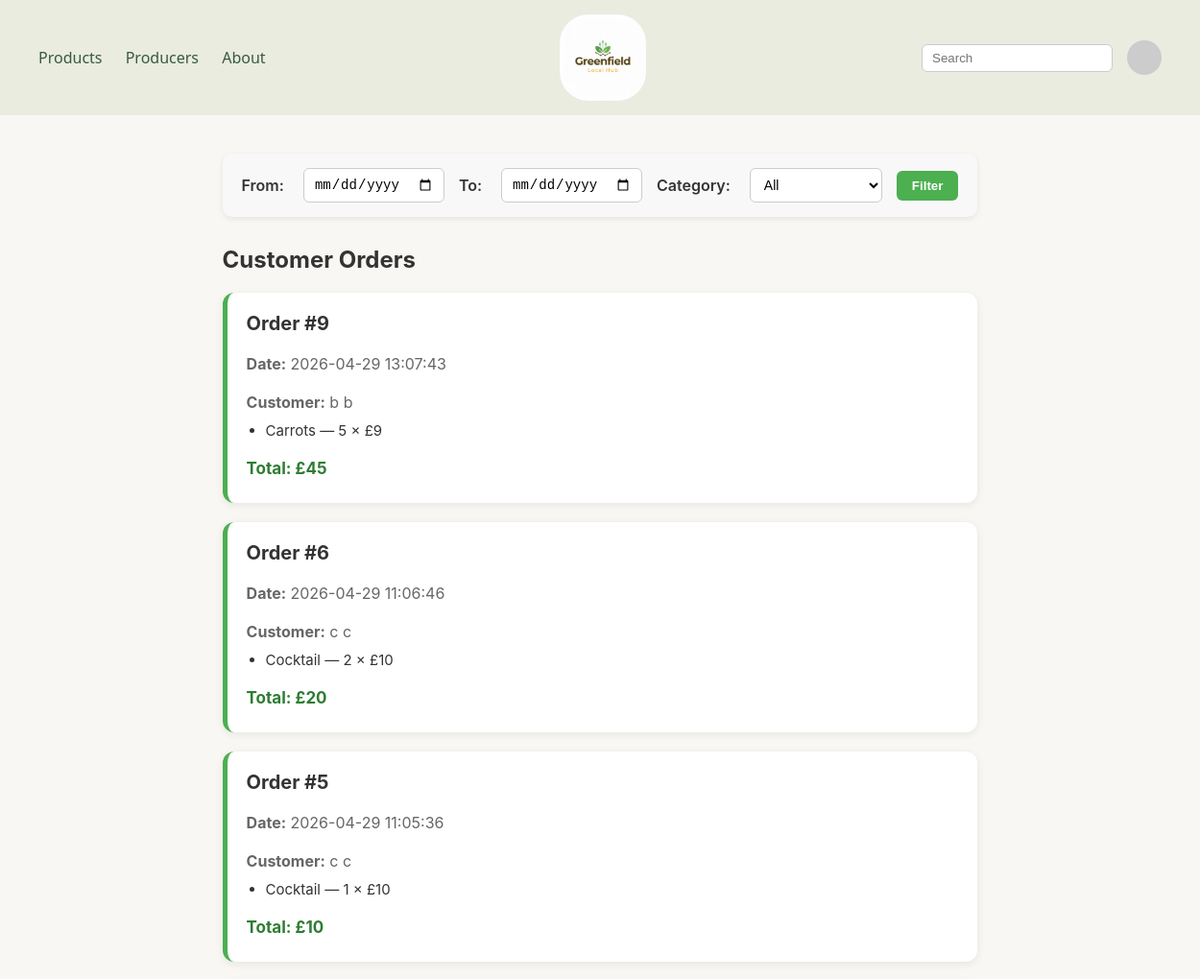
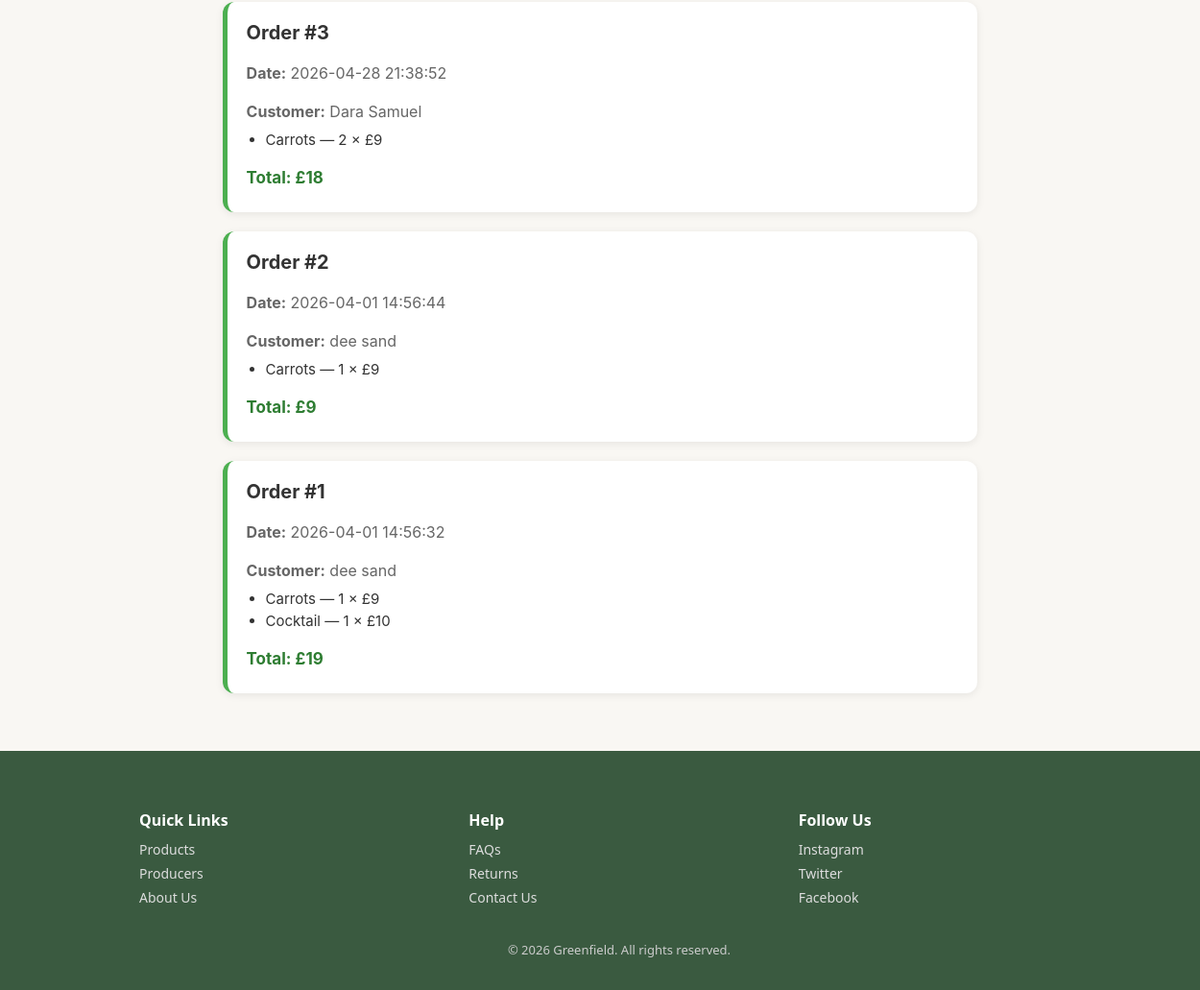
Screenshot of /producer/orders (signed in) with the database file from the repository (2 pictures, top to bottom).
### tables this page shows
CREATE TABLE orders (
        order_id INTEGER PRIMARY KEY AUTOINCREMENT,
        user_id INTEGER,
        order_date TEXT,
        total_price REAL,
        delivery_method TEXT,
        delivery_address TEXT,
        FOREIGN KEY(user_id) REFERENCES users(user_id)
    );

CREATE TABLE order_item (
        order_item_id INTEGER PRIMARY KEY AUTOINCREMENT,
        order_id INTEGER,
        product_id INTEGER,
        quantity INTEGER,
        FOREIGN KEY(order_id) REFERENCES orders(order_id),
        FOREIGN KEY(product_id) REFERENCES product(product_id)
    );

CREATE TABLE product (
        product_id INTEGER PRIMARY KEY AUTOINCREMENT,
        producer_id INTEGER,
        category_id INTEGER,
        product_name TEXT,
        description TEXT,
        price DECIMAL,
        stock_quantity INTEGER,
        unit TEXT,
        origin TEXT,
        quantity REAL,
        image_path TEXT,
        FOREIGN KEY (producer_id) REFERENCES producer(producer_id),
        FOREIGN KEY (category_id) REFERENCES category(category_id)
    );

### app.py (the view)
@app.route("/producer/orders")
def producer_orders():
    role_id = session.get("role_id")
    producer_id = session.get("producer_id")
    if role_id != 1:
        return redirect("/")
    date_from = request.args.get("date_from")
    date_to = request.args.get("date_to")
    category = request.args.get("category")
    conn = get_db()
    cur = conn.cursor()
    query = """
        SELECT DISTINCT o.order_id, o.order_date,
               u.first_name || ' ' || u.last_name AS customer_name
        FROM orders o
        JOIN order_item oi ON o.order_id = oi.order_id
        JOIN product p ON oi.product_id = p.product_id
        JOIN user u ON o.user_id = u.user_id
        WHERE p.producer_id = ?
    """
    params = [producer_id]
    if date_from:
        query += " AND date(o.order_date) >= date(?)"
        params.append(date_from)
    if date_to:
        query += " AND date(o.order_date) <= date(?)"
        params.append(date_to)
    if category:
        query += " AND p.category_id = ?"
        params.append(int(category))
    query += " ORDER BY o.order_date DESC"
    cur.execute(query, params)
    order_rows = cur.fetchall()
    orders = []
    for row in order_rows:
        order_id = row["order_id"]
        cur.execute("""
            SELECT p.product_name, oi.quantity, p.price
            FROM order_item oi
            JOIN product p ON oi.product_id = p.product_id
            WHERE oi.order_id = ? AND p.producer_id = ?
        """, (order_id, producer_id))
        items = cur.fetchall()
        total = sum(i["quantity"] * i["price"] for i in items)
        orders.append({
            "order_id": order_id,
            "order_date": row["order_date"],
            "customer_name": row["customer_name"],
            "items": items,
            "total": total
        })
    conn.close()
    return render_template(
        "producer_orders.html",
        orders=orders,
        categories=get_categories()
    )

### app.py (called while the page is built)
def get_db():
    conn = sqlite3.connect(DB_NAME)
    conn.row_factory = sqlite3.Row
    return conn

@app.context_processor
def inject_user():
    user = None
    prefs = None
    if "user_id" in session:
        conn = get_db()
        cur = conn.cursor()
        cur.execute("SELECT first_name, loyalty_points FROM user WHERE user_id=?", (session["user_id"],))
        row = cur.fetchone()
        cur.execute("SELECT theme, text_size FROM user_preferences WHERE user_id=?", (session["user_id"],))
        prefs = cur.fetchone()
        conn.close()
        if row:
            user = {
                "first_name": row[0],
                "points": row[1],
            }
    return dict(user=user, prefs=prefs)

def get_categories():
    conn = get_db()
    cur = conn.cursor()
    cur.execute("SELECT category_id, category_name FROM category")
    return cur.fetchall()

### templates/producer_orders.html (shortened to what this page needs)
{% extends "base.html" %}
{% block content %}
<div class="orders-dashboard">
    <section class="filters" aria-label="Order filters">
        <form method="GET" action="{{ url_for('producer_orders') }}">
            <label for="date_from">From:</label>
            <input type="date" id="date_from" name="date_from"
                   value="{{ request.args.get('date_from', '') }}">
            <label for="date_to">To:</label>
            <input type="date" id="date_to" name="date_to"
                   value="{{ request.args.get('date_to', '') }}">
            <label for="category">Category:</label>
            <select name="category" id="category">
                <option value="">All</option>
            </select>
            <button type="submit" class="btn">Filter</button>
        </form>
    </section>
    <section class="orders-list">
        <h2>Customer Orders</h2>
        {% if orders %}
            {% for order in orders %}
                <div class="order-card">
                    <h3>Order #{{ order.order_id }}</h3>
                    <p><strong>Date:</strong> {{ order.order_date }}</p>
                    <p><strong>Customer:</strong> {{ order.customer_name }}</p>
                    <ul>
                        {% for item in order["items"] %}
                            <li>
                                {{ item.product_name }} — {{ item.quantity }} × £{{ item.price }}
                            </li>
                        {% endfor %}
                    </ul>
                    <p class="total"><strong>Total:</strong> £{{ order.total }}</p>
                </div>
            {% endfor %}
        {% else %}
            <p>No orders found for the selected filters. Try adjusting the date range or category.</p>
        {% endif %}
    </section>
</div>
{% endblock %}

### static/css/style.css (style rules this page uses)
body { margin: 0; font-family: 'Segoe UI', sans-serif; background: #f9f7f3; color: #333; height: 100%; display:flex; flex-direction: column; }
.order-card { background: #f9f9f9; padding: 20px; border-radius: 12px; box-shadow: 0 2px 8px rgba(0,0,0,0.05); }
button { padding: 6px 10px; border: none; background: #3a5a40; color: white; border-radius: 6px; cursor: pointer; }
.orders-dashboard { max-width: 900px; margin: 40px auto; padding: 0 20px; font-family: "Inter", sans-serif; }
.filters form { display: flex; flex-wrap: wrap; gap: 15px; background: #f8f8f8; padding: 15px 20px; border-radius: 10px; margin-bottom: 30px; align-items: center; box-shadow: 0 2px 6px rgba(0,0,0,0.08); }
.filters label { font-weight: 600; margin-right: 5px; }
.filters input[type="date"], .filters select { padding: 8px 10px; border: 1px solid #ccc; border-radius: 6px; font-size: 14px; background: white; }
.filters .btn { padding: 8px 16px; background: #4CAF50; color: white; border: none; border-radius: 6px; cursor: pointer; font-weight: 600; transition: 0.2s; }
.orders-list h2 { margin-bottom: 20px; font-size: 24px; font-weight: 700; }
.order-card { background: white; padding: 20px; border-radius: 12px; margin-bottom: 20px; box-shadow: 0 2px 8px rgba(0,0,0,0.08); border-left: 5px solid #4CAF50; transition: 0.2s; }
.order-card h3 { margin-top: 0; font-size: 20px; font-weight: 700; color: #333; }
.order-card p { margin: 6px 0; font-size: 15px; }
.order-card ul { margin: 10px 0 15px; padding-left: 20px; }
.order-card ul li { margin-bottom: 4px; font-size: 15px; }
.order-card .total { font-size: 17px; font-weight: 700; color: #2e7d32; }
.orders-list p { font-size: 16px; color: #666; margin-top: 20px; }

### rows the page displays
orders: order_id "9", order_date "2026-04-29 13:07:43", customer_name "b b", total "45"
order_item: product_name "Carrots", quantity "5", price "9"
orders: order_id "6", order_date "2026-04-29 11:06:46", customer_name "c c", total "20"
order_item: product_name "Cocktail", quantity "2", price "10"
orders: order_id "5", order_date "2026-04-29 11:05:36", customer_name "c c", total "10"
order_item: product_name "Cocktail", quantity "1", price "10"
orders: order_id "3", order_date "2026-04-28 21:38:52", customer_name "Dara Samuel", total "18"
order_item: product_name "Carrots", quantity "2", price "9"
orders: order_id "2", order_date "2026-04-01 14:56:44", customer_name "dee sand", total "9"
order_item: product_name "Carrots", quantity "1", price "9"
orders: order_id "1", order_date "2026-04-01 14:56:32", customer_name "dee sand", total "19"
order_item: product_name "Carrots", quantity "1", price "9"
order_item: product_name "Cocktail", quantity "1", price "10"
